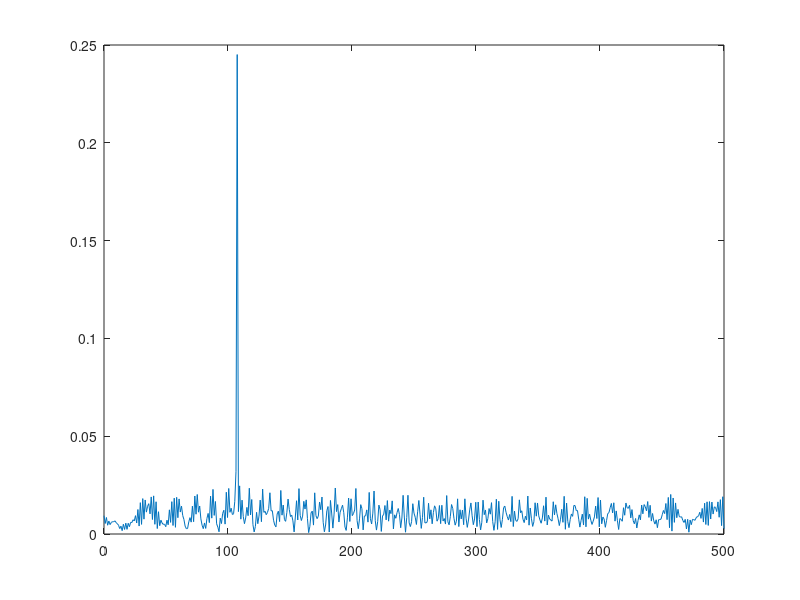
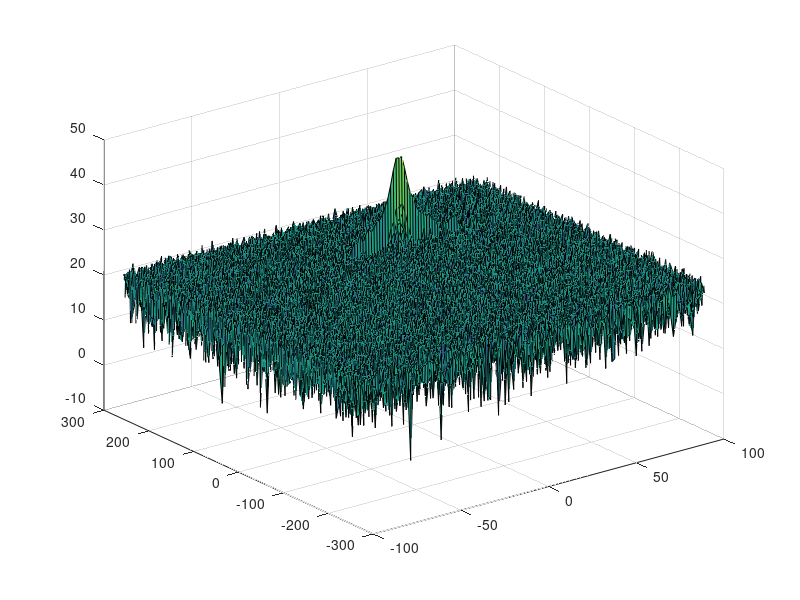
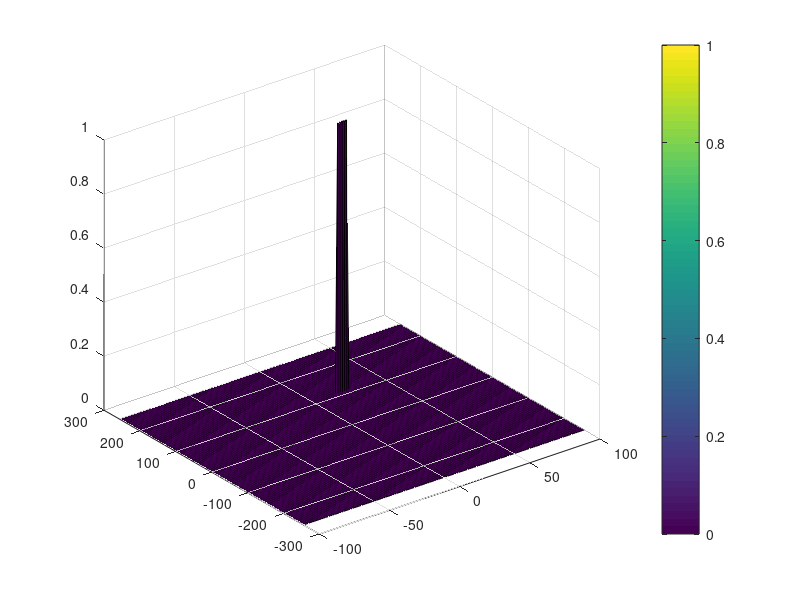

Reproduce these figures in MATLAB, in order.
clear, clc, close all;
%% Radar Specifications 
%%%%%%%%%%%%%%%%%%%%%%%%%%%
% Frequency of operation = 77GHz
% Max Range = 200m
% Range Resolution = 1 m
% Max Velocity = 100 m/s
%%%%%%%%%%%%%%%%%%%%%%%%%%%
c = 3*10^8;
delta_r = 1;
Rmax = 200;

%speed of light = 3e8
%% User Defined Range and Velocity of target
% *%TODO* :
% define the target's initial position and velocity. Note : Velocity
% remains constant
 R = 110;
 v = 20;
 x = R;

%% FMCW Waveform Generation

% *%TODO* :
%Design the FMCW waveform by giving the specs of each of its parameters.
% Calculate the Bandwidth (B), Chirp Time (Tchirp) and Slope (slope) of the FMCW
% chirp using the requirements above.
B = c/(2*delta_r);
Tchirp = 5.5*2*Rmax/c;
slope = B/Tchirp;

%Operating carrier frequency of Radar 
fc= 77e9;             %carrier freq

                                                          
%The number of chirps in one sequence. Its ideal to have 2^ value for the ease of running the FFT
%for Doppler Estimation. 
Nd=128;                   % #of doppler cells OR #of sent periods % number of chirps

%The number of samples on each chirp. 
Nr=1024;                  %for length of time OR # of range cells

% Timestamp for running the displacement scenario for every sample on each
% chirp
t=linspace(0,Nd*Tchirp,Nr*Nd); %total time for samples


%Creating the vectors for Tx, Rx and Mix based on the total samples input.
Tx=zeros(1,length(t)); %transmitted signal
Rx=zeros(1,length(t)); %received signal
Mix = zeros(1,length(t)); %beat signal

%Similar vectors for range_covered and time delay.
r_t=zeros(1,length(t));
td=zeros(1,length(t));


%% Signal generation and Moving Target simulation
% Running the radar scenario over the time. 

for i=1:length(t)     
    
    % *%TODO* :
    %For each time stamp update the Range of the Target for constant velocity. 
    r_t(i) = R + v*t(i);

    td(i) = 2*r_t(i)/c;
    
    % *%TODO* :
    %For each time sample we need update the transmitted and
    %received signal.
    Tx(i) = cos(2*pi*(fc*t(i) + slope*(t(i)^2)/2));
    Rx(i) = cos(2*pi*(fc*(t(i) - td(i)) + slope*((t(i) - td(i))^2)/2));
    
    % *%TODO* :
    %Now by mixing the Transmit and Receive generate the beat signal
    %This is done by element wise matrix multiplication of Transmit and
    %Receiver Signal
    Mix(i) = Tx(i) * Rx(i);
end

%% RANGE MEASUREMENT

 % *%TODO* :
%reshape the vector into Nr*Nd array. Nr and Nd here would also define the size of
%Range and Doppler FFT respectively.
Mix  = reshape(Mix, [Nr, Nd]);

 % *%TODO* :
%run the FFT on the beat signal along the range bins dimension (Nr) and
%normalize.
Y = fft(Mix, [], 1);

 % *%TODO* :
% Take the absolute value of FFT output
% L = length(t);
L = Nr;
P2 = abs(Y/L);

 % *%TODO* :
% Output of FFT is double sided signal, but we are interested in only one side of the spectrum.
% Hence we throw out half of the samples.
P1 = P2(1:(L/2+1));

%plotting the range
figure('Name','Range from First FFT')
% subplot(2,1,1)

 % *%TODO* :
 % plot FFT output 
Fs = 1000;
f = Fs*(0:(L/2))/L;
plot(f,P1) 
saveas(gcf,'FirstFFT.png')
axis ([0 200 0 1]);

%% RANGE DOPPLER RESPONSE
% The 2D FFT implementation is already provided here. This will run a 2DFFT
% on the mixed signal (beat signal) output and generate a range doppler
% map.You will implement CFAR on the generated RDM


% Range Doppler Map Generation.

% The output of the 2D FFT is an image that has reponse in the range and
% doppler FFT bins. So, it is important to convert the axis from bin sizes
% to range and doppler based on their Max values.

Mix=reshape(Mix,[Nr,Nd]);

% 2D FFT using the FFT size for both dimensions.
sig_fft2 = fft2(Mix,Nr,Nd);

% Taking just one side of signal from Range dimension.
sig_fft2 = sig_fft2(1:Nr/2,1:Nd);
sig_fft2 = fftshift (sig_fft2);
RDM = abs(sig_fft2);
RDM = 10*log10(RDM) ;

%use the surf function to plot the output of 2DFFT and to show axis in both
%dimensions
doppler_axis = linspace(-100,100,Nd);
range_axis = linspace(-200,200,Nr/2)*((Nr/2)/400);
figure('Name','2D FFT Result')
surf(doppler_axis,range_axis,RDM);
saveas(gcf,'2DFFT.png')

%% CFAR implementation

%Slide Window through the complete Range Doppler Map

% *%TODO* :
%Select the number of Training Cells in both the dimensions.
Tr = 1;
Td = 2;

% *%TODO* :
%Select the number of Guard Cells in both dimensions around the Cell under 
%test (CUT) for accurate estimation
Gr = 1;
Gd = 2;

% *%TODO* :
% offset the threshold by SNR value in dB
offset = 10;

% *%TODO* :
%Create a vector to store noise_level for each iteration on training cells
noise_level = zeros(1,1);


% *%TODO* :
%design a loop such that it slides the CUT across range doppler map by
%giving margins at the edges for Training and Guard Cells.
%For every iteration sum the signal level within all the training
%cells. To sum convert the value from logarithmic to linear using db2pow
%function. Average the summed values for all of the training
%cells used. After averaging convert it back to logarithimic using pow2db.
%Further add the offset to it to determine the threshold. Next, compare the
%signal under CUT with this threshold. If the CUT level > threshold assign
%it a value of 1, else equate it to 0.
Nr = Nr / 2;

for i = (Tr + Gr + 1):(Nr - (Tr + Gr))
    for j = (Td + Gd + 1):(Nd - (Td + Gd))
        % Use RDM[x,y] as the matrix from the output of 2D FFT for implementing CFAR

        noise_level_full = sum(sum(db2pow(RDM((i - (Tr + Gr)):(i + Tr + Gr), (j - (Td + Gd)):(j + Td + Gd)))));
        noise_level_guard = sum(sum(db2pow(RDM((i - Gr):(i + Gr), (j - Gd):(j + Gd)))));
        noise_level = noise_level_full - noise_level_guard;
        
        numTrCell = (2*Tr + 2*Gr + 1)*(2*Td + 2*Gd + 1) - (2*Gr + 1)*(2*Gd + 1);
        threshold = (pow2db(noise_level/numTrCell)) + offset;
        
        if RDM(i,j) > threshold
            RDM(i,j) = 1;
        else
            RDM(i,j) = 0;
        end
    end
end
% *%TODO* :
% The process above will generate a thresholded block, which is smaller 
%than the Range Doppler Map as the CUT cannot be located at the edges of
%matrix. Hence,few cells will not be thresholded. To keep the map size same
% set those values to 0. 
for i = 1:Nr
    for j = 1:Nd
        if (RDM(i,j) == 0) || (RDM(i,j) == 1)
            continue
        else
            RDM(i,j) = 0;
        end
    end  
end

% *%TODO* :
%display the CFAR output using the Surf function like we did for Range
%Doppler Response output.
figure('Name','CFAR Result')
surf(doppler_axis,range_axis,RDM);
colorbar;
saveas(gcf,'CFAR.png')